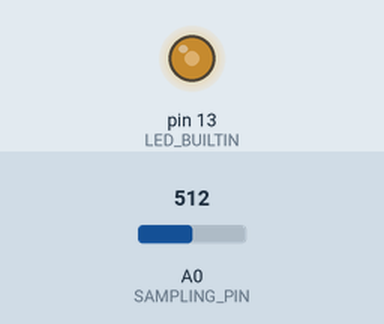
This sketch was run on a simulated Arduino Uno, built with avr-gcc and run on an emulated ATmega328P. On the bench: output pins drawn as LEDs (lit = HIGH). The inputs (shaded band) are chosen by the test bench; at power-on: A0 (SAMPLING_PIN) = 512. What the sketch prints to the serial monitor is not drawn.

Above: at 0.1 s.
Timing chart, 0 to 1.6 s (numbered marks = the images above):
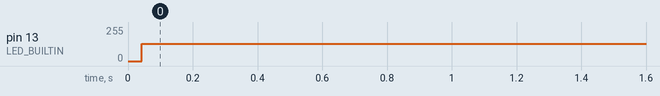

Measured:
- by itself, pin 13 (LED_BUILTIN): 0/255 → 128/255 at 0.04 s

The sketch:

main.ino
```cpp
#define SAMPLING_PIN A0   // Pin to be sampled
#define BUFFER_LENGTH 200 // Number of samples for each data transfer

#define HANDSHAKE_START 0x7fff
#define HANDSHAKE_STOP 0x7ffe
#define MAX_TIME 10000
#define FS 3e3


struct Buffer{
  int time[BUFFER_LENGTH] = {0};
  int data[BUFFER_LENGTH] = {0};
};
struct Buffer buffer;

bool is_buffer_ready_flag = false;


unsigned long time = 0;

void setup() {
  pinMode(SAMPLING_PIN, INPUT);
  Serial.begin( 921600 );
  pinMode(LED_BUILTIN, OUTPUT);

  cli();  // desactivation des interruptions

  // reinitialiser registre TCCR0A, TCCR0B et TCNT a 0
  TCCR0A = 0;
  TCCR0B = 0;
  TCNT0 = 0;

  TCCR0A |= (1 << WGM01);               // timer en mode CTC (compter de 0 a la valeur contenue dans OCROA)
  TCCR0B |= (1 << CS01) | (1 << CS00);  // Set CS01 and CS00 bits for 64 prescaler
  TIMSK0 |= (1 << OCIE0A);              // Enable timer compare interrupt

  /* setter registre de comparaison pour interruption a
   * toutes les 0.333ms => f = 3kHz
   * OCR0A = [ 16MHz / (64+1)(3kHz) ] -1 = 81
   */
  OCR0A = (16e6 / (65*FS)) - 1;

  sei();  // activation des interruptions
}

void loop() {


  static char tmp[32];
  if(is_buffer_ready_flag){
    //sprintf(tmp, "%i,%i", HANDSHAKE_START, HANDSHAKE_START);
    //Serial.println(tmp);

    for(int i=0; i<BUFFER_LENGTH; i++){
      //sprintf(tmp, "%i,%i", buffer.time[i], buffer.data[i]);
      sprintf(tmp, "%i", buffer.data[i]);
      Serial.println( tmp );
    }

    //sprintf(tmp, "%i,%i", HANDSHAKE_STOP, HANDSHAKE_STOP);
    //Serial.println(tmp);

    is_buffer_ready_flag = false;
  }
}

ISR(TIMER0_COMPA_vect)
{
  static int sample_idx = 0;
  digitalWrite(LED_BUILTIN, sample_idx%2);

  buffer.time[sample_idx] = time + sample_idx;
  buffer.data[sample_idx] = analogRead(SAMPLING_PIN);
  sample_idx++;

  if( sample_idx >= BUFFER_LENGTH ){
    sample_idx = 0;
    is_buffer_ready_flag = true;

    time += BUFFER_LENGTH;
    if( time >= MAX_TIME ){
      time = 0;
    }
  }
}
```
